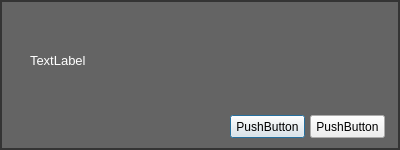
<?xml version="1.0" encoding="UTF-8"?>
<ui version="4.0">
 <class>DialogBox</class>
 <widget class="QDialog" name="DialogBox">
  <property name="windowModality">
   <enum>Qt::ApplicationModal</enum>
  </property>
  <property name="geometry">
   <rect>
    <x>0</x>
    <y>0</y>
    <width>400</width>
    <height>150</height>
   </rect>
  </property>
  <property name="minimumSize">
   <size>
    <width>400</width>
    <height>150</height>
   </size>
  </property>
  <property name="maximumSize">
   <size>
    <width>400</width>
    <height>150</height>
   </size>
  </property>
  <property name="windowTitle">
   <string>Dialog</string>
  </property>
  <property name="styleSheet">
   <string notr="true">QDialog{
border: 2px solid rgb(52,52,52);
background-color: rgb(100, 100, 100);
}</string>
  </property>
  <widget class="QLabel" name="text">
   <property name="geometry">
    <rect>
     <x>30</x>
     <y>30</y>
     <width>341</width>
     <height>61</height>
    </rect>
   </property>
   <property name="palette">
    <palette>
     <active>
      <colorrole role="WindowText">
       <brush brushstyle="SolidPattern">
        <color alpha="255">
         <red>255</red>
         <green>255</green>
         <blue>255</blue>
        </color>
       </brush>
      </colorrole>
     </active>
     <inactive>
      <colorrole role="WindowText">
       <brush brushstyle="SolidPattern">
        <color alpha="255">
         <red>255</red>
         <green>255</green>
         <blue>255</blue>
        </color>
       </brush>
      </colorrole>
     </inactive>
     <disabled>
      <colorrole role="WindowText">
       <brush brushstyle="SolidPattern">
        <color alpha="255">
         <red>106</red>
         <green>104</green>
         <blue>100</blue>
        </color>
       </brush>
      </colorrole>
     </disabled>
    </palette>
   </property>
   <property name="font">
    <font>
     <pointsize>10</pointsize>
    </font>
   </property>
   <property name="text">
    <string>TextLabel</string>
   </property>
   <property name="wordWrap">
    <bool>true</bool>
   </property>
  </widget>
  <widget class="QPushButton" name="pushButton">
   <property name="geometry">
    <rect>
     <x>230</x>
     <y>115</y>
     <width>75</width>
     <height>23</height>
    </rect>
   </property>
   <property name="text">
    <string>PushButton</string>
   </property>
  </widget>
  <widget class="QPushButton" name="pushButton_2">
   <property name="geometry">
    <rect>
     <x>310</x>
     <y>115</y>
     <width>75</width>
     <height>23</height>
    </rect>
   </property>
   <property name="text">
    <string>PushButton</string>
   </property>
  </widget>
 </widget>
 <resources/>
 <connections/>
</ui>
